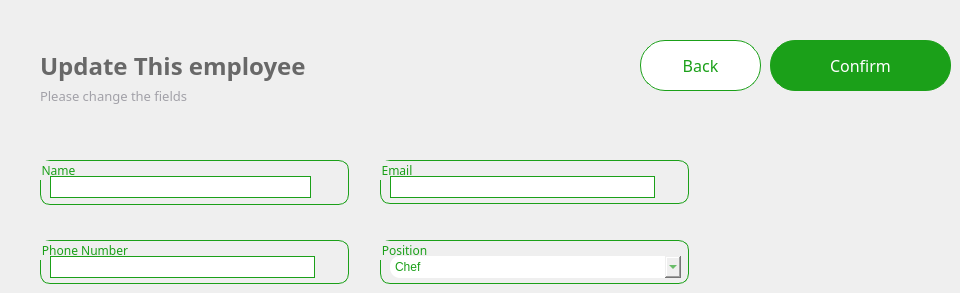
     <widget class="QWidget" name="update_employee">
      <widget class="QLabel" name="Sub_title_6">
       <property name="geometry">
        <rect>
         <x>40</x>
         <y>80</y>
         <width>291</width>
         <height>31</height>
        </rect>
       </property>
       <property name="font">
        <font>
         <family>Lexend Light</family>
         <pointsize>10</pointsize>
        </font>
       </property>
       <property name="cursor">
        <cursorShape>PointingHandCursor</cursorShape>
       </property>
       <property name="layoutDirection">
        <enum>Qt::LeftToRight</enum>
       </property>
       <property name="styleSheet">
        <string notr="true">background-color:transparent;
color: #A2A1A8;
border:none;</string>
       </property>
       <property name="text">
        <string>Please change the fields</string>
       </property>
      </widget>
      <widget class="QGroupBox" name="position_3">
       <property name="geometry">
        <rect>
         <x>380</x>
         <y>240</y>
         <width>309</width>
         <height>44</height>
        </rect>
       </property>
       <property name="font">
        <font>
         <family>Lexend Light</family>
        </font>
       </property>
       <property name="styleSheet">
        <string notr="true">border-radius:10px;
border-color: rgb(27, 160, 25);
border-width : 1.2px;
border-style:solid;
color: rgb(27, 160, 25);
</string>
       </property>
       <property name="title">
        <string>Position</string>
       </property>
       <property name="flat">
        <bool>false</bool>
       </property>
       <property name="checkable">
        <bool>false</bool>
       </property>
       <widget class="QComboBox" name="position_update">
        <property name="geometry">
         <rect>
          <x>10</x>
          <y>16</y>
          <width>291</width>
          <height>22</height>
         </rect>
        </property>
        <property name="styleSheet">
         <string notr="true">border:none;</string>
        </property>
        <item>
         <property name="text">
          <string>Chef </string>
         </property>
        </item>
        <item>
         <property name="text">
          <string>Manager</string>
         </property>
        </item>
        <item>
         <property name="text">
          <string>Tech</string>
         </property>
        </item>
       </widget>
      </widget>
      <widget class="QGroupBox" name="name_3">
       <property name="geometry">
        <rect>
         <x>40</x>
         <y>160</y>
         <width>309</width>
         <height>45</height>
        </rect>
       </property>
       <property name="font">
        <font>
         <family>Lexend Light</family>
        </font>
       </property>
       <property name="styleSheet">
        <string notr="true">border-radius:10px;
border-color: rgb(27, 160, 25);
border-width : 1.2px;
border-style:solid;
color: rgb(27, 160, 25);
</string>
       </property>
       <property name="title">
        <string>Name</string>
       </property>
       <property name="flat">
        <bool>false</bool>
       </property>
       <property name="checkable">
        <bool>false</bool>
       </property>
       <widget class="QLineEdit" name="name_update">
        <property name="enabled">
         <bool>true</bool>
        </property>
        <property name="geometry">
         <rect>
          <x>10</x>
          <y>16</y>
          <width>261</width>
          <height>22</height>
         </rect>
        </property>
        <property name="styleSheet">
         <string notr="true">border-radius:0px;
border-color: rgb(27, 160, 25);
border-width : 0x;
color:grey;</string>
        </property>
        <property name="text">
         <string/>
        </property>
       </widget>
      </widget>
      <widget class="QGroupBox" name="email_6">
       <property name="geometry">
        <rect>
         <x>380</x>
         <y>160</y>
         <width>309</width>
         <height>44</height>
        </rect>
       </property>
       <property name="font">
        <font>
         <family>Lexend Light</family>
        </font>
       </property>
       <property name="styleSheet">
        <string notr="true">border-radius:10px;
border-color: rgb(27, 160, 25);
border-width : 1.2px;
border-style:solid;
color: rgb(27, 160, 25);
</string>
       </property>
       <property name="title">
        <string>Email</string>
       </property>
       <property name="flat">
        <bool>false</bool>
       </property>
       <property name="checkable">
        <bool>false</bool>
       </property>
       <widget class="QLineEdit" name="email_update">
        <property name="geometry">
         <rect>
          <x>10</x>
          <y>16</y>
          <width>265</width>
          <height>22</height>
         </rect>
        </property>
        <property name="styleSheet">
         <string notr="true">border-radius:0px;
border-color: rgb(27, 160, 25);
border-width : 0x;
color:grey;</string>
        </property>
        <property name="text">
         <string/>
        </property>
        <property name="echoMode">
         <enum>QLineEdit::Normal</enum>
        </property>
       </widget>
      </widget>
      <widget class="QGroupBox" name="phone_number_6">
       <property name="geometry">
        <rect>
         <x>40</x>
         <y>240</y>
         <width>309</width>
         <height>44</height>
        </rect>
       </property>
       <property name="font">
        <font>
         <family>Lexend Light</family>
        </font>
       </property>
       <property name="styleSheet">
        <string notr="true">border-radius:10px;
border-color: rgb(27, 160, 25);
border-width : 1.2px;
border-style:solid;
color: rgb(27, 160, 25);
</string>
       </property>
       <property name="title">
        <string>Phone Number</string>
       </property>
       <property name="flat">
        <bool>false</bool>
       </property>
       <property name="checkable">
        <bool>false</bool>
       </property>
       <widget class="QLineEdit" name="phone_update">
        <property name="geometry">
         <rect>
          <x>10</x>
          <y>16</y>
          <width>265</width>
          <height>22</height>
         </rect>
        </property>
        <property name="styleSheet">
         <string notr="true">border-radius:0px;
border-color: rgb(27, 160, 25);
border-width : 0x;
color:grey;</string>
        </property>
        <property name="text">
         <string/>
        </property>
        <property name="echoMode">
         <enum>QLineEdit::Normal</enum>
        </property>
       </widget>
      </widget>
      <widget class="QPushButton" name="confirm_update_btn">
       <property name="geometry">
        <rect>
         <x>770</x>
         <y>40</y>
         <width>181</width>
         <height>51</height>
        </rect>
       </property>
       <property name="styleSheet">
        <string notr="true">*{
border-radius:25px;
color:white;
font-family: Lexend;
font-size:16px;
border-color: rgb(27, 160, 25);
border-width : 1.2px;
border-style:solid;
background-color:#1ba019;
}
QPushButton:hover
{
background:#013220;
color:white;
border-left:3px solid white ; 
border-color:none;
border-radius:25px;
}
QPushButton:pressed
{
background:#013220;
color:white;
border-radius:25px;
font-family: Lexend;
font-size:16px;
border-left:3.2px solid white ; 


/*background: qlineargradient(x1: 0, y1: 0, x2: 0, y2: 1,
                                stop: 0 #ffffff, stop: 1 #dcdcdc);*/
}</string>
       </property>
       <property name="text">
        <string>Confirm</string>
       </property>
       <property name="iconSize">
        <size>
         <width>200</width>
         <height>200</height>
        </size>
       </property>
      </widget>
      <widget class="QLabel" name="Title_6">
       <property name="geometry">
        <rect>
         <x>40</x>
         <y>50</y>
         <width>381</width>
         <height>31</height>
        </rect>
       </property>
       <property name="font">
        <font>
         <family>Lexend</family>
         <pointsize>18</pointsize>
         <bold>true</bold>
        </font>
       </property>
       <property name="styleSheet">
        <string notr="true">color: rgb(104, 104, 104);
border:none;</string>
       </property>
       <property name="text">
        <string>Update This employee</string>
       </property>
      </widget>
      <widget class="QPushButton" name="update_back">
       <property name="geometry">
        <rect>
         <x>640</x>
         <y>40</y>
         <width>121</width>
         <height>51</height>
        </rect>
       </property>
       <property name="styleSheet">
        <string notr="true">*{
border-radius:25px;
color:#1ba019;
font-family: Lexend;
font-size:16px;
border-color: rgb(27, 160, 25);
border-width : 1.2px;
border-style:solid;
background-color:white;
}
QPushButton:hover
{
background:white;
color:#00b521;
border-left:3px solid #00b521 ; 
border-color:none;
border-radius:25px;
}
QPushButton:pressed
{
background:#013220;
color:#1ba019;
border-radius:25px;
font-family: Lexend;
font-size:16px;
border-left:3.2px solid #1BA019 ; 


/*background: qlineargradient(x1: 0, y1: 0, x2: 0, y2: 1,
                                stop: 0 #ffffff, stop: 1 #dcdcdc);*/
}</string>
       </property>
       <property name="text">
        <string>Back</string>
       </property>
       <property name="icon">
        <iconset resource="resources.qrc">
         <normaloff>:/images/back.png</normaloff>:/images/back.png</iconset>
       </property>
       <property name="iconSize">
        <size>
         <width>200</width>
         <height>200</height>
        </size>
       </property>
       <property name="autoRepeatInterval">
        <number>100</number>
       </property>
      </widget>
     </widget>
